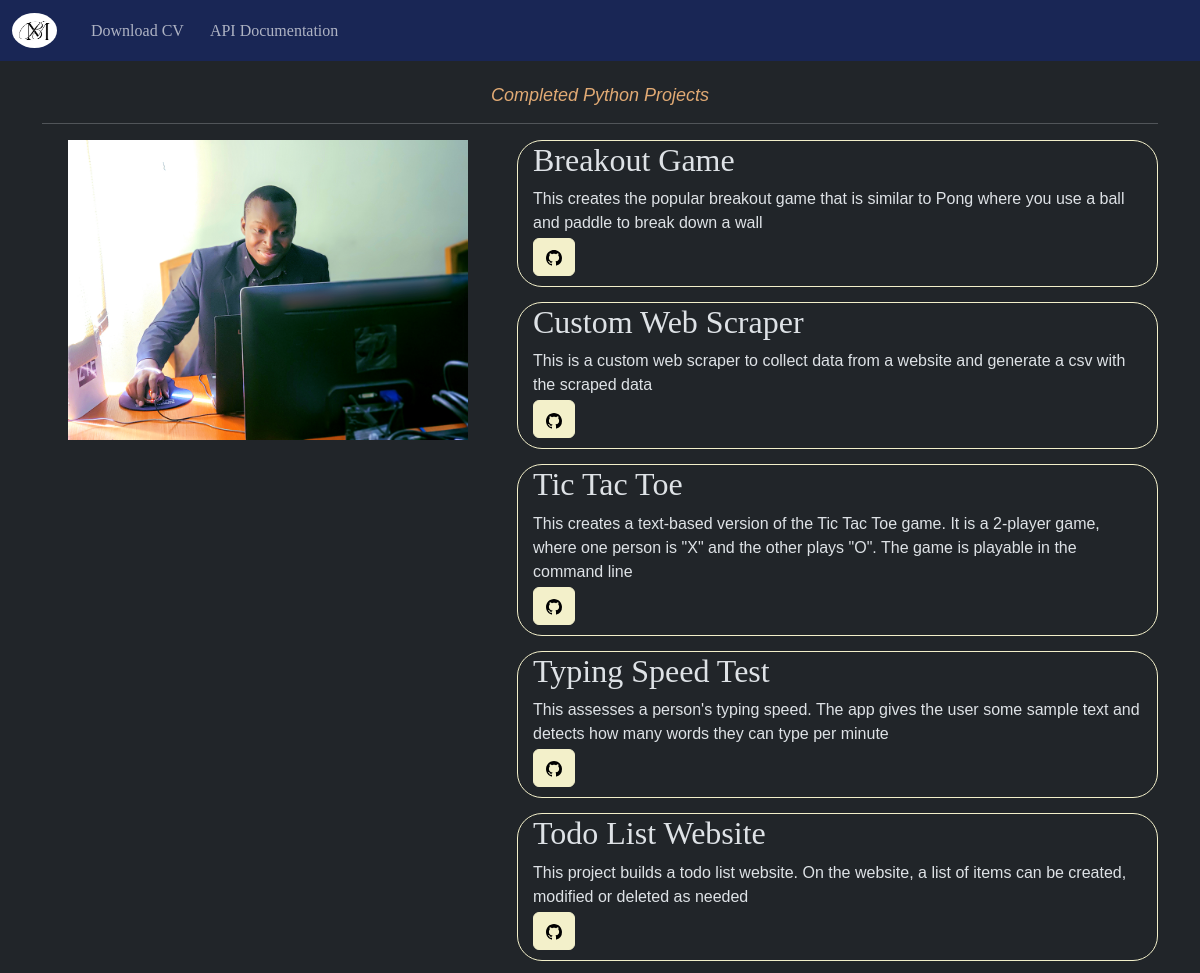
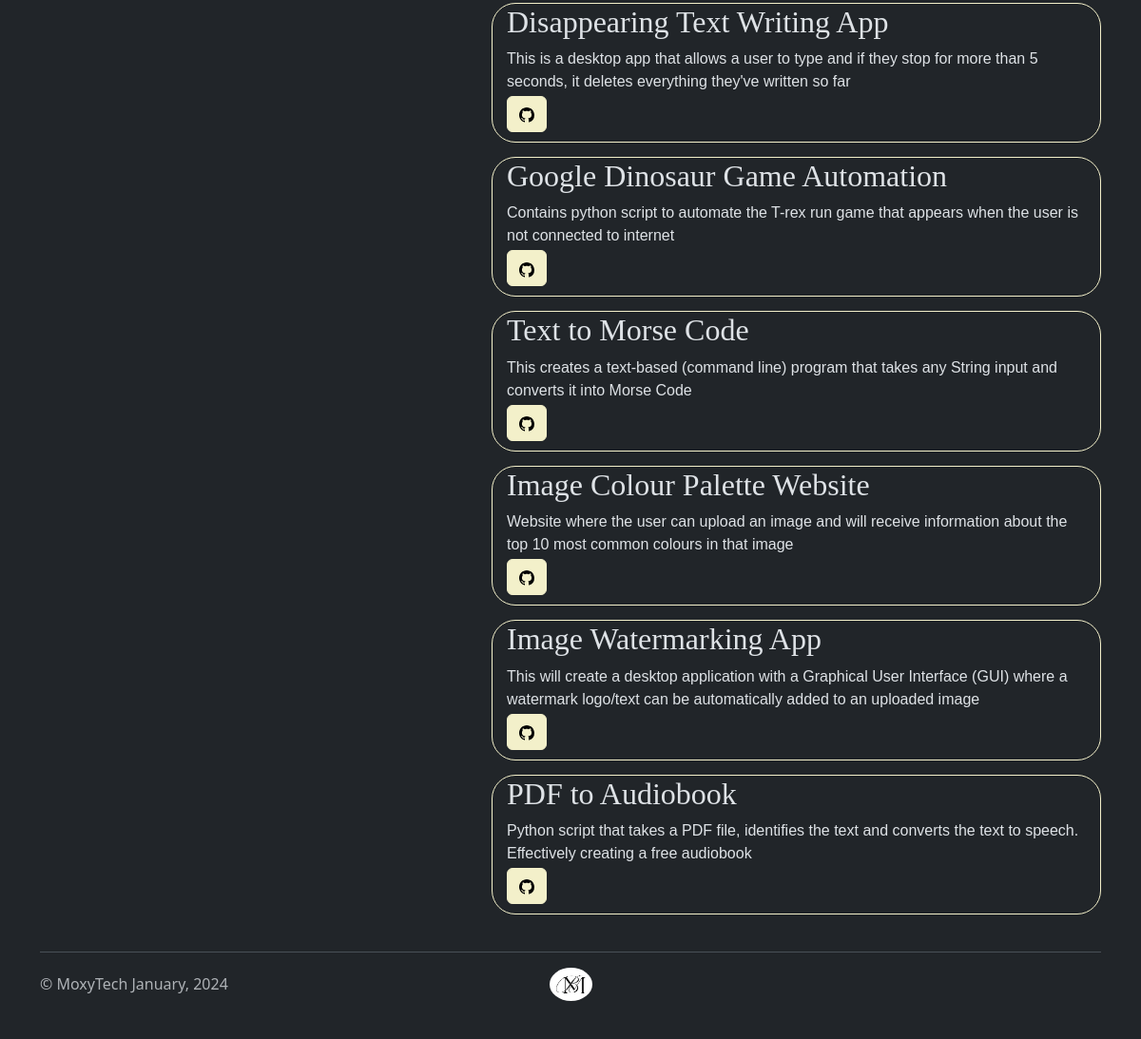
The app's page /python with its own data (2 pictures, top to bottom).
### main.py (models this page shows)
class Python(db.Model):
    id = db.Column(db.Integer, primary_key=True)
    title = db.Column(db.String(250), unique=True, nullable=False)
    description = db.Column(db.String(250), nullable=False)
    img_url = db.Column(db.String(250), nullable=False)
    github_url = db.Column(db.String(250), nullable=False)

### main.py (the view)
@app.route('/python')
def python():
    data_python = db.session.execute(db.select(Python)).scalars().all()
    return render_template('projects.html', date=date, page='python', projects=data_python)

### templates/projects.html
{% extends 'base.html' %}
{% block content %}
{% if page == 'python' %}
<br>
<div class="container text-center">
    <h1 class="heading" style="color: #E1AA74;">Completed Python Projects</h1>
</div>
{% elif page == 'ml' %}
<br>
<div class="container text-center">
    <h1 class="heading" style="color: #E1AA74;">Developed ML Models</h1>
</div>
{% endif %}
<div class="container text-center">
    <hr>
    <div class="row">
        <div class="col-sm-5">
            <img src="{{ url_for('static', filename='images/projects.jpg') }}" alt="benjamin's-pic" class="more-img">
        </div>
        <div class="col-sm-7">
            {% for i in projects: %}
            <div class="all-sent-projects">
                <h2 class="project-title">{{ i.title }}</h2>
                <p class="project-pg">{{ i.description }}</p>
                <a href="{{ i.github_url }}"  class="btn btn-primary project-btn" type="submit" target="_blank">
                    <img src="{{ url_for('static', filename='svg/github.svg') }}">
                </a>
            </div>
            {% endfor %}
        </div>
    </div>
</div>
{% endblock %}

### templates/base.html (shortened to what this page needs)
<!DOCTYPE html>
<html lang="en" data-bs-theme="dark">
<head>
{% block head %}
    <link href="https://cdn.jsdelivr.net/npm/bootstrap@5.3.2/dist/css/bootstrap.min.css" rel="stylesheet">
    <link rel="stylesheet" href="{{ url_for('static', filename='css/style.css') }}">
{% endblock %}
</head>
<body>
    <section>
{% block header %}
        <nav class="navbar navbar-expand-lg">
            <div class="container-fluid">
                <a class="navbar-brand" href="{{ url_for('home') }}">
                    <img class="brand" src="{{ url_for('static', filename='images/bm-img.jpg') }}" alt="bm-img">
                </a>
                <div class="collapse navbar-collapse" id="navbarSupportedContent">
                    <ul class="navbar-nav me-auto mb-2 mb-lg-0">
                        <li class="nav-item"><a class="nav-link move-to" href="{{url_for('download')}}">Download CV</a></li>
                        <li class="nav-item"><a class="nav-link move-to" href="https://documenter.getpostman.com/view/30513205/2s9YXe63wV" target="_blank">API Documentation</a></li>
                    </ul>
                </div>
            </div>
        </nav>
{% endblock %}
    </section>
    <section>
    {% block content %}{% endblock %}
    </section>
    <section>
        {% block footer %}
        <div class="container">
            <footer class="d-flex flex-wrap justify-content-between align-items-center py-3 my-4 border-top">
                <p class="col-md-4 mb-0 text-body-secondary">© MoxyTech {{date}}</p>
                <div class="col-md-4 d-flex align-items-center justify-content-center mb-3 mb-md-0 me-md-auto link-body-emphasis text-decoration-none">
                    <img class="brand" src="{{ url_for('static', filename='images/bm-img.jpg') }}" alt="bm-img">
                </div>
            </footer>
        </div>
        {% endblock %}
    </section>
</body>
</html>

### static/css/style.css (style rules this page uses)
.navbar { background-color: #192655; }
.brand { border-radius: 50%; width: 45px; height: 35px; }
.btn { background-color: #3876BF; border-color: #3876BF; }
.heading { color: #E1AA74; font-size: 18px; font-family: Arial, Helvetica, sans-serif; font-weight: lighter; font-style: italic; text-align: center; }
ul { font-size: 16px; font-family: Georgia, 'Times New Roman', Times, serif; }
.project-btn { background-color: #F3F0CA; border-color: #F3F0CA; }
.more-img { height: 300px; }
.all-sent-projects { text-align: left; font-family: 'Times New Roman', Times, serif; margin-bottom: 15px; border: 1px solid #F3F0CA; padding-left: 15px; padding-right: 15px; padding-bottom: 10px; border-radius: 25px; }
.project-pg { font-family: sans-serif; margin-top: 3px; margin-bottom: 3px; }
.move-to { margin-left: 10px; }

### records on screen
Python: title "Breakout Game", description "This creates the popular breakout game that is similar to Pong where you use a ball and paddle to break down a wall"
Python: title "Custom Web Scraper", description "This is a custom web scraper to collect data from a website and generate a csv with the scraped data"
Python: title "Tic Tac Toe", description "This creates a text-based version of the Tic Tac Toe game. It is a 2-player game, where one person is \"X\" and the other plays \"O\". The game is playable in the command line"
Python: title "Typing Speed Test", description "This assesses a person's typing speed. The app gives the user some sample text and detects how many words they can type per minute"
Python: title "Todo List Website", description "This project builds a todo list website. On the website, a list of items can be created, modified or deleted as needed"
Python: title "Disappearing Text Writing App", description "This is a desktop app that allows a user to type and if they stop for more than 5 seconds, it deletes everything they've written so far"
Python: title "Google Dinosaur Game Automation", description "Contains python script to automate the T-rex run game that appears when the user is not connected to internet"
Python: title "Text to Morse Code", description "This creates a text-based (command line) program that takes any String input and converts it into Morse Code"
Python: title "Image Colour Palette Website", description "Website where the user can upload an image and will receive information about the top 10 most common colours in that image"
Python: title "Image Watermarking App", description "This will create a desktop application with a Graphical User Interface (GUI) where a watermark logo/text can be automatically added to an uploaded image"
Python: title "PDF to Audiobook", description "Python script that takes a PDF file, identifies the text and converts the text to speech. Effectively creating a free audiobook"

### other values on screen
{{ date }} "January, 2024"
